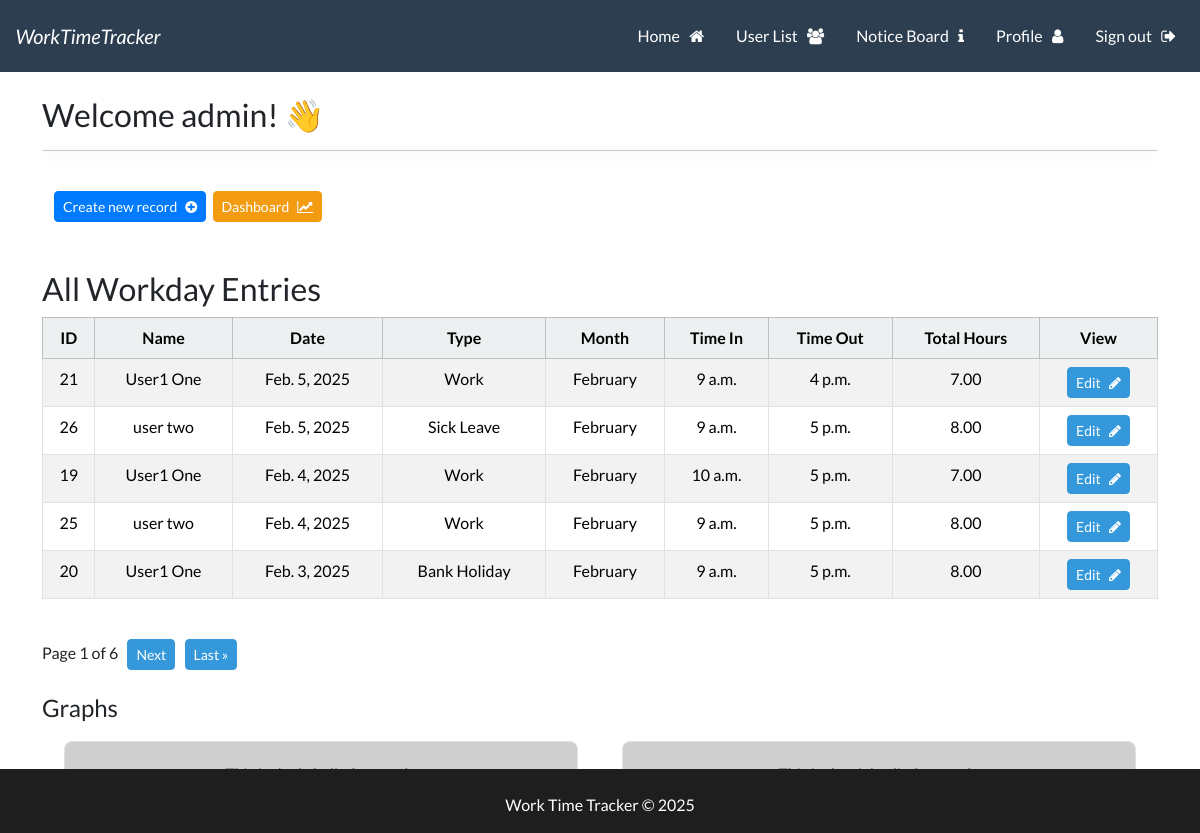
Page /wttapp (signed in) on the committed database.
### wttapp/models.py (models this page shows, shortened)
class Workday(models.Model):
    user = models.ForeignKey(User, related_name='user_workdays', on_delete=models.CASCADE)
    WORKDAY_TYPE_CHOICES = [
        ('Work', 'Work'),
        ('Sick Leave', 'Sick Leave'),
        ('Annual Leave', 'Annual Leave'),
        ('Bank Holiday', 'Bank Holiday'),
    ]
    MONTH_CHOICES = [
        ('January', 'January'),
        ('February', 'February'),
        ('March', 'March'),
        ('April', 'April'),
        ('May', 'May'),
        ('June', 'June'),
        ('July', 'July'),
        ('August', 'August'),
        ('September', 'September'),
        ('October', 'October'),
        ('November', 'November'),
        ('December', 'December'),
    ]
    id = models.AutoField(primary_key=True)
    date = models.DateField()
    year = models.IntegerField(default=datetime.now().year)
    month = models.CharField(
        max_length=20,
        choices=MONTH_CHOICES,
        default=get_current_month,
    )
    workday_type = models.CharField(
        max_length=20,
        choices=WORKDAY_TYPE_CHOICES,
        default='Work',
    )
    time_in = models.TimeField(blank=True, null=True)
    time_out = models.TimeField(blank=True, null=True)
    @property
    def total_hours(self):
        if self.time_in and self.time_out:
            time_in_dt = datetime.combine(date.today(), self.time_in)
            time_out_dt = datetime.combine(date.today(), self.time_out)
            time_diff = time_out_dt - time_in_dt
            return time_diff.total_seconds() / 3600  # Convert seconds to hours
        return 0

### UserLogin/models.py (models this page shows, shortened)
class UserProfile(models.Model):
    user = models.OneToOneField(User, related_name='user_profile', on_delete=models.CASCADE)
    username = models.CharField(max_length=150, editable=False)  # Automatically populated
    firstname = models.CharField(max_length=30, null=False, editable=True)  # Automatically populated
    lastname = models.CharField(max_length=150, null=False, editable=True)  # Automatically populated
    email = models.EmailField(null=True, editable=True)  # Automatically populated
    emergency_contact = models.CharField(max_length=100, blank=True, null=True, help_text="Emergency contact name and number.")
    manager_name = models.ForeignKey(
        User,
        related_name='user_manager',
        on_delete=models.SET_NULL,
        blank=True,
        null=True,
    )
    POSITION_CHOICES = [
        ('Staff', 'Staff'),
        ('Manager', 'Manager'),
        ('System Admin', 'System Admin'),
    ]
    position = models.CharField(
        max_length=20,
        choices=POSITION_CHOICES,
        default='Staff',
        help_text="This can be edited by your manager or System admin."
    )
    STATUS_CHOICES = [
        ('Active', 'Active'),
        ('Former', 'Former'),
    ]
    status = models.CharField(
        max_length=10,
        choices=STATUS_CHOICES,
        default='Active',
        help_text="User status (Active or Former)."
    )
    profile_picture = models.ImageField(upload_to='profile_pictures', blank=True, null=True)

### wttapp/views.py (the view)
# urls.py: 2. Add a URL to urlpatterns:  path('', views.home, name='home')
@login_required
def home(request):
    user_profile = UserProfile.objects.get(user=request.user)
    if user_profile.status == 'Active' and user_profile.position in ['System Admin', 'Manager']:
        records_list = Workday.objects.select_related('user__user_profile').all().order_by('-date')  # Show all records
    else:
        records_list = Workday.objects.select_related('user__user_profile').filter(user=request.user).order_by('-date')  # Show only the user's records
    paginator = Paginator(records_list, 5)  # Show 5 records per page
    page = request.GET.get('page', 1)  # Get the current page number from the request
    try:
        records = paginator.page(page)
    except PageNotAnInteger:
        records = paginator.page(1)
    except EmptyPage:
        records = paginator.page(paginator.num_pages)
    return render(request, 'wttapp/home.html', {'records': records, 'user_profile': user_profile})

### templates/wttapp/home.html (shortened to what this page needs)
{% extends 'base.html' %}
{% load static %}
{% block content %}
<h3> Welcome {{user}}! 👋 </h3>
<hr>
<br>
<div class="container-fluid">
    <div class="row">
        <div class="col-md-6 col-12">
                <a class="btn btn-primary btn-sm" href="{% url 'create_record' %}">Create new record &nbsp; <i class="fa fa-plus-circle" aria-hidden="true"></i></a>&nbsp;
                <a class="btn btn-warning btn-sm ml-auto" href="{% url 'dashboard' %}">Dashboard &nbsp; <i class="fa fa-line-chart" aria-hidden="true"></i></a>
        </div>
    </div>
</div>
<br><br>
{% if user_profile.status == 'Active' and user_profile.position in 'System Admin Manager' %}
    <h3>All Workday Entries</h3>
{% else %}
    <h3>Your Workday Entries</h3>
{% endif %}
<table class="table table-hover table-striped  table-bordered text-center">
    <thead class="table-light">
        <tr>
            <th scope="col">ID</th>
            <th scope="col">Name</th>
            <th scope="col">Date</th>
            <th scope="col">Type</th>
            <th scope="col">Month</th>
            <th scope="col">Time In</th>
            <th scope="col">Time Out</th>
            <th scope="col">Total Hours</th>
            <th scope="col">View</th>
        </tr>
    </thead>
    <tbody>
        {% if records %}
        {% for record in records %}
        <tr>
            <td>{{ record.id }}</td>
            <td>{{ record.user.user_profile.firstname }} {{ record.user.user_profile.lastname }} </td>
            <td>{{ record.date }}</td>
            <td>{{ record.get_workday_type_display }}</td>
            <td>{{ record.get_month_display }}</td>
            <td>{{ record.time_in }}</td>
            <td>{{ record.time_out }}</td>
            <td>{{ record.total_hours|floatformat:2 }}</td>
            <td>
                <a href="{% url 'edit_workday' record.id %}" class="btn btn-info btn-sm">Edit &nbsp; <i class="fa fa-pencil" aria-hidden="true"></i></a>
        </tr>
        {% endfor %}
        {% endif %}
    </tbody>
</table>
<br>
<div class="pagination">
    <span class="step-links">
        <span class="current">
            Page {{ records.number }} of {{ records.paginator.num_pages }} &nbsp;
        </span>
        {% if records.has_next %}
        <a class="btn btn-info btn-sm btn-secondary" href="?page={{ records.next_page_number }}">Next</a> &nbsp;
        <a class="btn btn-info btn-sm btn-secondary" href="?page={{ records.paginator.num_pages }}">Last &raquo;</a>
        {% endif %}
    </span>
</div>
<br>
<h4>Graphs</h4>
<div class="container-fluid">
    <div class="row">
        <div class="col-md-6 col-12">
            <div class="custom-div">
                <p class="text-muted">This is the left div for graph.</p>
            </div>
        </div>
        <div class="col-md-6 col-12">
            <div class="custom-div">
                <p class="text-muted">This is the right div for pragh. </p>
            </div>
        </div>
    </div>
</div>
{% endblock %}

### static/css/styles.css (style rules this page uses)
hr { box-shadow: 0 4px 10px rgba(0.8, 0.8, 0.8, 0.8); }
a { text-decoration: none; }
html, body { height: 100%; margin: 0; }
.custom-div { background-color: #cfcfcf; border: 1px solid #dee2e6; padding: 20px; margin: 10px; border-radius: 8px; text-align: center; }
.btn-primary { background-color: #007bff; border-color: #007bff; }

### rows in the picture
Workday: id "21", user.user_profile.firstname "User1", user.user_profile.lastname "One", date "Feb. 5, 2025", workday_type "Work", month "February", time_in "9 a.m.", time_out "4 p.m.", total_hours "7.00"
Workday: id "26", user.user_profile.firstname "user", user.user_profile.lastname "two", date "Feb. 5, 2025", workday_type "Sick Leave", month "February", time_in "9 a.m.", time_out "5 p.m.", total_hours "8.00"
Workday: id "19", user.user_profile.firstname "User1", user.user_profile.lastname "One", date "Feb. 4, 2025", workday_type "Work", month "February", time_in "10 a.m.", time_out "5 p.m.", total_hours "7.00"
Workday: id "25", user.user_profile.firstname "user", user.user_profile.lastname "two", date "Feb. 4, 2025", workday_type "Work", month "February", time_in "9 a.m.", time_out "5 p.m.", total_hours "8.00"
Workday: id "20", user.user_profile.firstname "User1", user.user_profile.lastname "One", date "Feb. 3, 2025", workday_type "Bank Holiday", month "February", time_in "9 a.m.", time_out "5 p.m.", total_hours "8.00"

### other values in the picture
{{ user }} "admin"
{{ records.number }} "1"
{{ records.paginator.num_pages }} "6"
